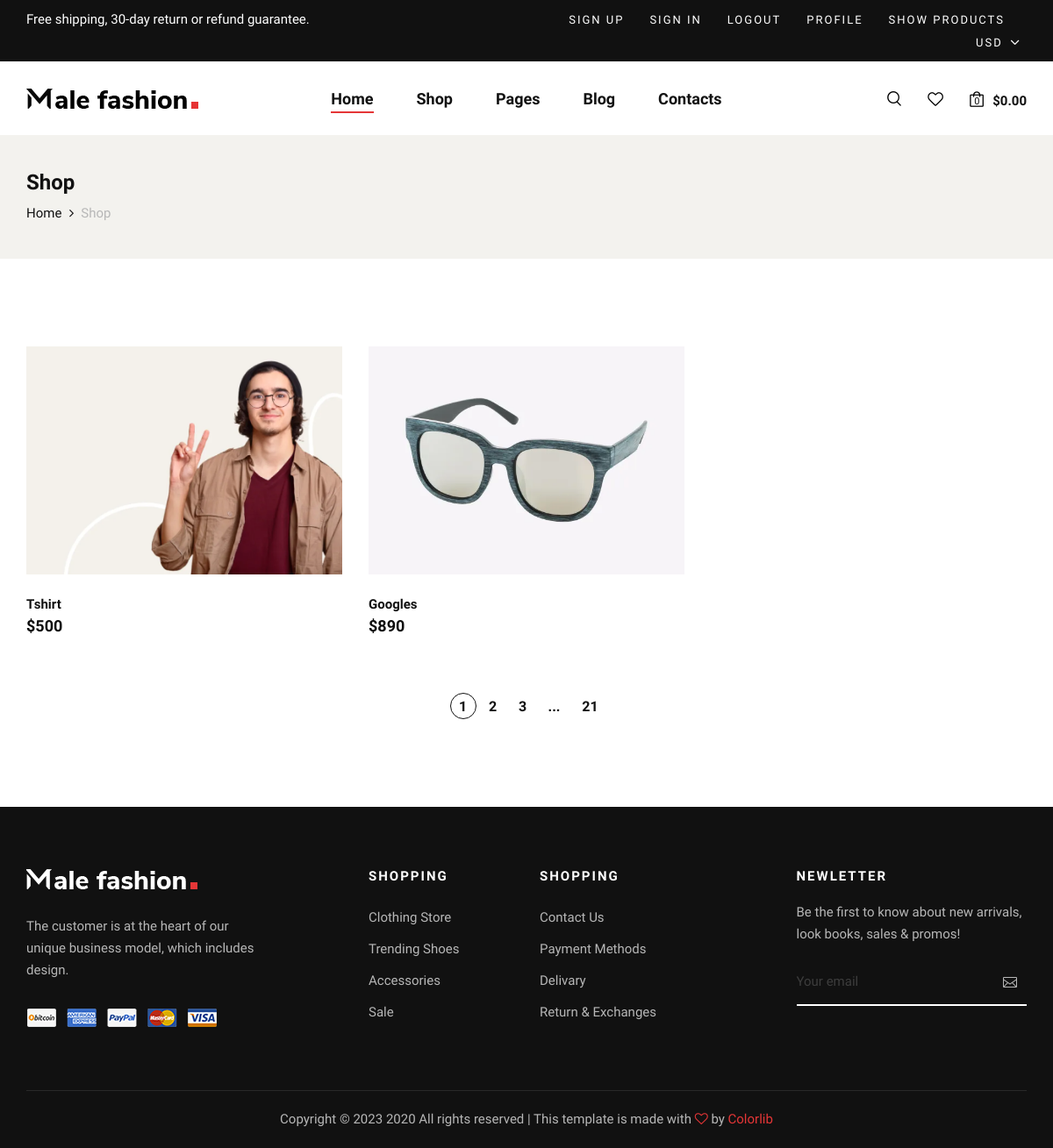
The app's page /show_product/ with its own data.
### app_seller/models.py (models this page shows)
class Product(models.Model):
    pro_name=models.CharField(max_length=50)
    pro_price=models.IntegerField()
    pro_qty=models.IntegerField()
    pro_image=models.FileField(upload_to="Product/",default="pro.jpg")
    pro_desc=models.TextField(max_length=500)
    seller_id=models.ForeignKey(Seller_user,on_delete=models.CASCADE)

### app_buyer/views.py (the view)
# urls.py: path('show_product/', views.show_product, name='show_product'),
def show_product(request):
    all_product=Product.objects.all()
    return render(request,"shop.html",{"all_product":all_product})

### app_buyer/templates/shop.html (shortened to what this page needs)
{%extends 'header_footer.html'%}{% block content%}{% load static %}
    <section class="breadcrumb-option">
        <div class="container">
            <div class="row">
                <div class="col-lg-12">
                    <div class="breadcrumb__text">
                        <h4>Shop</h4>
                        <div class="breadcrumb__links">
                            <a href="./index.html">Home</a>
                            <span>Shop</span>
                        </div>
                    </div>
                </div>
            </div>
        </div>
    </section>
    <section class="shop spad">
        <div class="container">
            <div class="row">
                <div class="col-lg-12">
                    <div class="row">
                        {% for i in all_product %}
                        <div class="col-lg-4 col-md-6 col-sm-6">
                            <div class="product__item">
                                <div class="product__item__pic set-bg" data-setbg="{{i.pro_image.url}}">
                                </div>
                                <div class="product__item__text">
                                    <h6>{{i.pro_name}}</h6>
                                    <h5>${{i.pro_price}}</h5>
                                </div>
                            </div>
                        </div>
                       {%endfor%}
                    </div>
                    <div class="row">
                        <div class="col-lg-12">
                            <div class="product__pagination">
                                <a class="active" href="#">1</a>
                                <a href="#">2</a>
                                <a href="#">3</a>
                                <span>...</span>
                                <a href="#">21</a>
                            </div>
                        </div>
                    </div>
                </div>
            </div>
        </div>
    </section>
{%endblock%}

### app_buyer/static/css/style.css (style rules this page uses)
html, body { height: 100%; font-family: "Nunito Sans", sans-serif; -webkit-font-smoothing: antialiased; }
h1, h2, h3, h4, h5, h6 { margin: 0; color: #111111; font-weight: 400; font-family: "Nunito Sans", sans-serif; }
h4 { font-size: 24px; }
h5 { font-size: 18px; }
h6 { font-size: 16px; }
.set-bg { background-repeat: no-repeat; background-size: cover; background-position: top center; }
.spad { padding-top: 100px; padding-bottom: 100px; }
.product__item { overflow: hidden; margin-bottom: 40px; }
.product__item__pic { height: 260px; position: relative; background-position: center center; }
.product__item__text { padding-top: 25px; position: relative; }
.product__item__text h6 { color: #111111; font-size: 15px; font-weight: 600; margin-bottom: 5px; -webkit-transition: all, 0.3s; -o-transition: all, 0.3s; transition: all, 0.3s; }
.product__item__text h5 { color: #0d0d0d; font-weight: 700; }
.product__pagination { padding-top: 25px; text-align: center; }
.product__pagination a { display: inline-block; font-size: 16px; font-weight: 700; color: #111111; height: 30px; width: 30px; border: 1px solid transparent; border-radius: 50%; line-height: 30px; text-align: center; }
.product__pagination a.active { border-color: #111111; }
.product__pagination span { display: inline-block; font-size: 16px; font-weight: 700; color: #111111; padding-left: 10px; padding-right: 15px; }
.breadcrumb-option { background: #f3f2ee; padding: 40px 0; }
.breadcrumb__text h4 { color: #111111; font-weight: 700; margin-bottom: 8px; }
.breadcrumb__links a { font-size: 15px; color: #111111; margin-right: 18px; display: inline-block; position: relative; }
.breadcrumb__links a:after { position: absolute; right: -14px; top: 0; content: ""; font-family: "FontAwesome"; }
.breadcrumb__links span { font-size: 15px; color: #b7b7b7; display: inline-block; }
@media only screen and (min-width: 1200px) { .container { max-width: 1170px; } }

### records on screen
Product: shows a picture, pro_name "Tshirt", pro_price "500"
Product: shows a picture, pro_name "Googles", pro_price "890"
